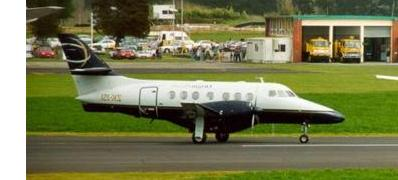
#> input picture lab10/Dataset/1.jpg, 398 x 180 px; its folder holds only this picture in this run
$ python LSH.py   (Python 2 division)
#> lines starting #> are read from the running program, lines starting #| are printed output that depends on the picture
#coding=utf8
import cv2
import numpy as np

#计算img的RGB能量比例
def CalcRGB(img):
	b,g,r = cv2.split(img)	#分散三种颜色，注意顺序
	#分别计算三种颜色的能量
	energy_b = np.sum(b)
	energy_g = np.sum(g)
	energy_r = np.sum(r)
	energy_all  = energy_b + energy_g + energy_r #计算总能量
	#输出三个能量的比例
	res = [0.0,0.0,0.0]
	res[0] = (energy_b+0.0) / energy_all
	res[1] = (energy_g+0.0) / energy_all
	res[2] = (energy_r+0.0) / energy_all
	return res

#计算一个图片的特征向量
def CalcP(imgurl):
	P = []
	img = cv2.imread(imgurl,1)  #读入图像
	h = img.shape[0]
	w = img.shape[1]
	P += CalcRGB(img[0:h/2,0:w/2])
	P += CalcRGB(img[h/2:h,0:w/2])
	P += CalcRGB(img[0:h/2,w/2:w])
	P += CalcRGB(img[h/2:h,w/2:w])

	#为了使 0 1 2 分布均匀测试得到的比例
	low = 0.32
	high = 0.35

	for i,p in enumerate(P):
		P[i] = 0
		if(p>low and p<high):
			P[i] = 1
		elif(p>=high):
			P[i] = 2
	return P

#p 是一个特征向量
#Sub 是一个需要映射的位置的集合 比如 [1,7,10,15,20]
def CalcLSH(p,Sub):
	#制备12个空集合的集合
	I = [[] for i in range(12)]

	for i in Sub:	#对每个元素进行分类
		I[(i-1)/2].append(i)

	lsh = []

	#I[ind] 即是 PPT 中的 I|ind 这个集合
	for ind in range(12):
		if(len(I[ind])==0):
			continue
		for i in I[ind]:
			lsh.append(0+(i-2*ind<=p[ind]))

	return lsh

#Sub 是固定选取的子集
def PreProcessing(Sub):
	#files 是图片库
	#allHash 所有图片库里图片的 lsh 值组成的集合
	#allHashFileID[ind] 存储了所有的以 allHash[ind]为 lsh 值的图片的坐标
	#allP 是所有图片的特征向量集合
	import os
	files = os.listdir('Dataset')
	allHash = []
	allHashFileID = []
	allP = []

	for i in range(len(files)):
		imgurl = 'Dataset/' + files[i]
		p = CalcP(imgurl)
#> in CalcP, img is the input picture: shape (180, 398, 3); mean B, G, R 80.7, 121.6, 118.5
#> in CalcRGB, `energy_b = np.sum(b)`: energy_b = 1759583
#> in CalcRGB, `energy_g = np.sum(g)`: energy_g = 2247869
#> in CalcRGB, `energy_r = np.sum(r)`: energy_r = 2297039
#> in CalcRGB, `energy_all  = energy_b + energy_g + energy_r`: energy_all = 6304491
#> in CalcP, `P += CalcRGB(img[0:h/2,0:w/2])`: P = [0.279, 0.357, 0.364]
#> in CalcP, `P += CalcRGB(img[h/2:h,0:w/2])`: P = [0.279, 0.357, 0.364, 0.251, 0.381, 0.368]
#> in CalcP, `P += CalcRGB(img[0:h/2,w/2:w])`: P = [0.279, 0.357, 0.364, 0.251, 0.381, 0.368, 0.243, 0.379, 0.378]
#> in CalcP, `P += CalcRGB(img[h/2:h,w/2:w])`: P = [0.279, 0.357, 0.364, 0.251, 0.381, 0.368, 0.243, 0.379, 0.378, 0.227, 0.405, 0.368]
#> the loop in CalcP, `for i,p in enumerate(P):` made 12 passes
#> p on passes 1 to 12: 0.279, 0.357, 0.364, 0.251, 0.381, 0.368, 0.243, 0.379, 0.378, 0.227, 0.405, 0.368
#> after the loop in CalcP, `for i,p in enumerate(P):`: P = [0, 2, 2, 0, 2, 2, 0, 2, 2, 0, 2, 2]
		allP.append(p)
		lsh = CalcLSH(p,Sub)

		if(lsh in allHash):
			allHashFileID[allHash.index(lsh)].append(i)
		else:
			allHash.append(lsh)
			allHashFileID.append([i])

	return files,allHash,allHashFileID,allP

#归一化
def Normalize(vec):
	res = [0.0]*12
	s = 0
	for i in vec:
		s += i**2
	s = s**0.5
	if(s>0):
		for i in range(12):
			res[i] = float(vec[i]) / s
	return res

#计算两个向量的余弦相似度 余弦值越大 夹角越小 相似度越大
def CalcSimilarity(A,B):
	A = Normalize(A)
	B = Normalize(B)
	res = 0.0
	for i in range(12):
		res += A[i]*B[i]
	return res

#利用 LSH 来进行搜索
#imgurl 是要查询的图片的链接
#files 是图片库
#allHash 所有图片库里图片的 lsh 值组成的集合
#allHashFileID[ind] 存储了所有的以 allHash[ind]为 lsh 值的图片的坐标
#allP 是所有图片的特征向量集合
#Sub 是固定选取的子集
def Search_LSH(imgurl,files,allHash,allHashFileID,allP,Sub):
	res = []
	p = CalcP(imgurl)
	lsh = CalcLSH(p,Sub)
	if lsh not in allHash:
		return res #如果不存在可能的图片就直接返回空集
	ind = allHash.index(lsh)#返回第一次出现lsh的坐标

	for i in allHashFileID[ind]:#所有的可能的图片
		res.append((files[i], CalcSimilarity(p,allP[i])))
	res.sort(lambda x,y:cmp(x[1],y[1]),reverse=True)
	return res

#暴力搜索
def Search_NN(imgurl,Sub,allP):
	res = []
	p = CalcP(imgurl)
	import os
	files = os.listdir('Dataset')
	for i in range(len(files)):
		imgurl = 'Dataset/' + files[i]
		res.append((files[i],CalcSimilarity(p,allP[i])))
	res.sort(lambda x,y:cmp(x[1],y[1]),reverse=True)
	return res

#print MyCalcP('target.jpg')
# for i in range(1,31):
# 	#print str(i)+'.jpg:\t',
# 	print MyCalcP('Dataset/%d.jpg'%i)

def main():
	imgurl = 'target.jpg'
	Sub = [2,4,9,11,13,21]
	import time


	files,allHash,allHashFileID,allP = PreProcessing(Sub)
#> after the loop in CalcLSH, `for ind in range(12):`: lsh = [0, 1, 1, 1, 0, 1]
#> files = ['1.jpg']; allHash = [[0, 1, 1, 1, 0, 1]]; allHashFileID = [[0]]; allP = [[0, 2, 2, 0, 2, 2, 0, 2, 2, 0, 2, 2]]

	print 'Search_LSH Result:'
	start = time.time()
	res = Search_LSH(imgurl, files, allHash, allHashFileID, allP, Sub)
#> call 2 of CalcP, with imgurl = 'target.jpg'
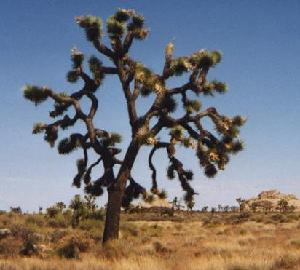
#> input picture lab10/target.jpg, 300 x 270 px
#> in CalcP, img is the input picture: shape (270, 300, 3); mean B, G, R 124.8, 118.2, 117.2
#> in CalcP (call 2), `P += CalcRGB(img[0:h/2,0:w/2])`: P = [0.401, 0.325, 0.274]
#> in CalcRGB (call 6), `b,g,r = cv2.split(img)`:
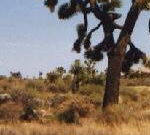
#> img: shape (135, 150, 3); mean of channels 0, 1, 2 104.4, 115.2, 129.1; drawn as B, G, R
#> in CalcRGB (call 6), `energy_b = np.sum(b)`: energy_b = 2114623
#> in CalcRGB (call 6), `energy_g = np.sum(g)`: energy_g = 2332319
#> in CalcRGB (call 6), `energy_r = np.sum(r)`: energy_r = 2615006
#> in CalcRGB (call 6), `energy_all  = energy_b + energy_g + energy_r`: energy_all = 7061948
#> in CalcP (call 2), `P += CalcRGB(img[h/2:h,0:w/2])`: P = [0.401, 0.325, 0.274, 0.299, 0.33, 0.37]
#> in CalcRGB (call 7), `b,g,r = cv2.split(img)`:
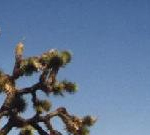
#> img: shape (135, 150, 3); mean of channels 0, 1, 2 145.6, 116.3, 95.2; drawn as B, G, R
#> in CalcRGB (call 7), `energy_b = np.sum(b)`: energy_b = 2947676
#> in CalcRGB (call 7), `energy_g = np.sum(g)`: energy_g = 2354767
#> in CalcRGB (call 7), `energy_r = np.sum(r)`: energy_r = 1926982
#> in CalcRGB (call 7), `energy_all  = energy_b + energy_g + energy_r`: energy_all = 7229425
#> in CalcP (call 2), `P += CalcRGB(img[0:h/2,w/2:w])`: P = [0.401, 0.325, 0.274, 0.299, 0.33, 0.37, 0.408, 0.326, 0.267]
#> in CalcRGB (call 8), `b,g,r = cv2.split(img)`:
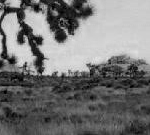
#> b: shape (135, 150); min 0, max 228, mean 116.4
#> in CalcRGB (call 8), `b,g,r = cv2.split(img)`:
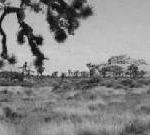
#> g: shape (135, 150); min 0, max 217, mean 133.9
#> in CalcRGB (call 8), `b,g,r = cv2.split(img)`:
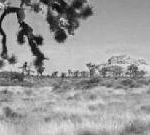
#> r: shape (135, 150); min 0, max 235, mean 154
#> in CalcRGB (call 8), `b,g,r = cv2.split(img)`:
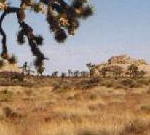
#> img: shape (135, 150, 3); mean of channels 0, 1, 2 116.4, 133.9, 154; drawn as B, G, R
#> in CalcRGB (call 8), `energy_b = np.sum(b)`: energy_b = 2357576
#> in CalcRGB (call 8), `energy_g = np.sum(g)`: energy_g = 2712047
#> in CalcRGB (call 8), `energy_r = np.sum(r)`: energy_r = 3118706
#> in CalcRGB (call 8), `energy_all  = energy_b + energy_g + energy_r`: energy_all = 8188329
#> in CalcP (call 2), `P += CalcRGB(img[h/2:h,w/2:w])`: P = [0.401, 0.325, 0.274, 0.299, 0.33, 0.37, 0.408, 0.326, 0.267, 0.288, 0.331, 0.381]
#> the loop in CalcP (call 2), `for i,p in enumerate(P):` made 12 passes
#> p on passes 1 to 12: 0.401, 0.325, 0.274, 0.299, 0.33, 0.37, 0.408, 0.326, 0.267, 0.288, 0.331, 0.381
#> after the loop in CalcP (call 2), `for i,p in enumerate(P):`: P = [2, 1, 0, 0, 1, 2, 2, 1, 0, 0, 1, 2]
#> the loop in CalcLSH (call 2), `for i in Sub:` made 6 passes
#> i on passes 1 to 6: 2, 4, 9, 11, 13, 21
#> in Search_LSH, `lsh = CalcLSH(p,Sub)`: lsh = [1, 0, 1, 1, 1, 1]
#> res = []
	for i in res[0:min(5,len(res))]:
		print i
#> this loop made 0 passes
	print 'time cost: ' , time.time()-start

	print

	print 'Search_NN Result:'
	start = time.time()
	res = Search_NN(imgurl,Sub,allP)
#> in Search_NN, `p = CalcP(imgurl)`: p = [2, 1, 0, 0, 1, 2, 2, 1, 0, 0, 1, 2]
#> after the loop in Search_NN, `for i in range(len(files)):`: res = [('1.jpg', 0.632)]
	for i in res[0:min(10,len(res))]:
		print i
	print 'time cost: ' , time.time()-start


#> (the run stopped early here; a loop or call above may not have finished)
